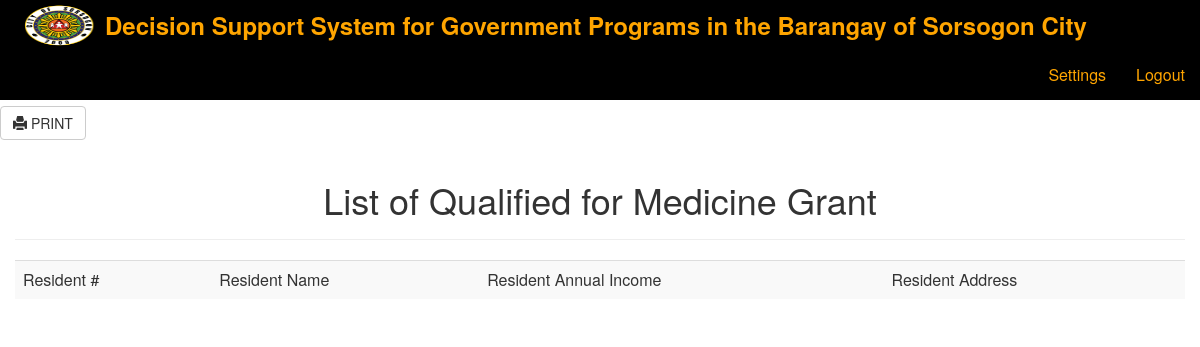
/list_medicine_grant.php (signed in), run on an earlier commit of the app's database.
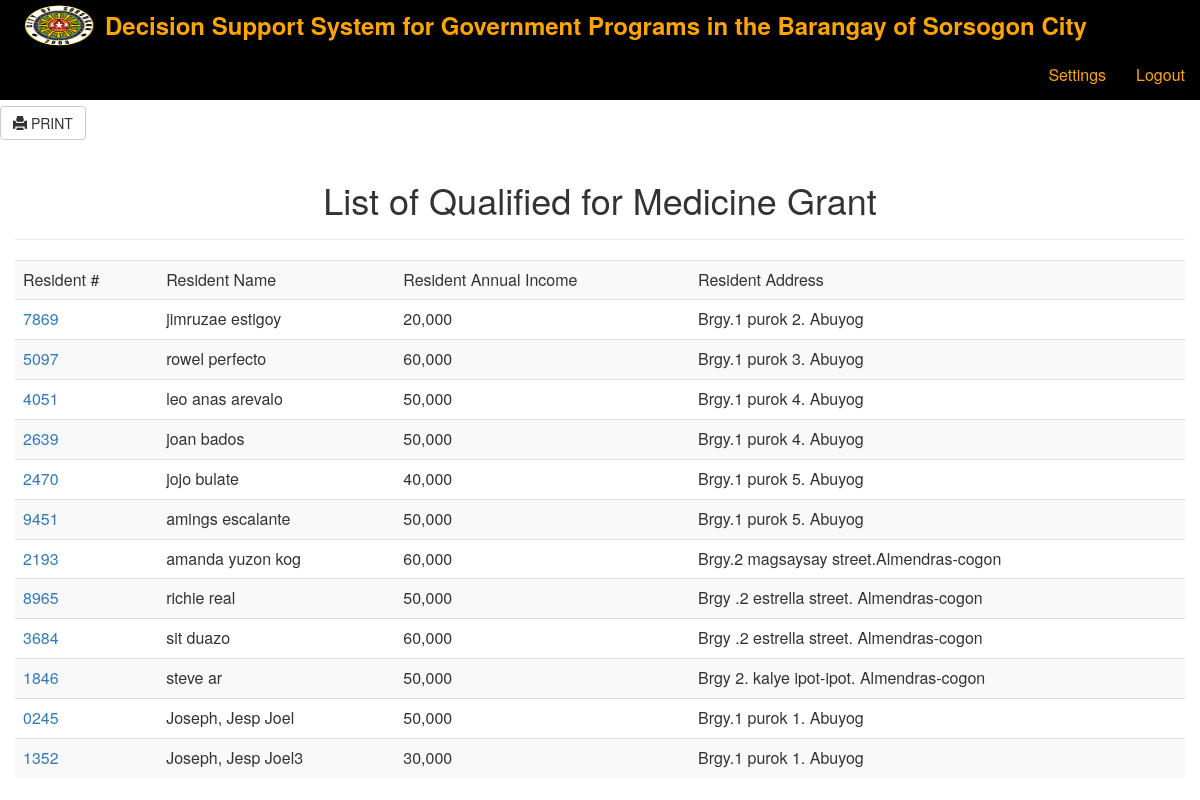
And on a later commit of the database.
### tables this page shows
CREATE TABLE IF NOT EXISTS `residents` (
`id` int(11) NOT NULL,
  `resident_id` varchar(255) NOT NULL,
  `resident_name` varchar(255) NOT NULL,
  `address` text NOT NULL,
  `gender` varchar(255) NOT NULL,
  `birthday` date NOT NULL,
  `spouse_name` varchar(250) NOT NULL,
  `annual_income` decimal(10,2) NOT NULL,
  `occupation` text NOT NULL,
  `spoccupation` text NOT NULL,
  `educational_attained` text NOT NULL,
  `speducational_attained` text NOT NULL
);

CREATE TABLE IF NOT EXISTS `barangay` (
`id` int(11) NOT NULL,
  `barangay` varchar(50) NOT NULL,
  `code` int(11) NOT NULL
);

### core/database.php (called while the page is built, shortened)
<?php
 class Database
 {
      public $connect;
      private $host = "localhost";
      private $username = 'root';
      private $password = '123456';
      private  $database = 'db_monitoring';
      public function database_connect()
      {
           $this->connect = mysqli_connect($this->host, $this->username, $this->password, $this->database);
      }
      public function execute_query($query)
      {
           return mysqli_query($this->connect, $query);
      }
 }
 ?>

### list_medicine_grant.php (the view)
<?php include 'includes/header.php';?>
    <div class="container-fluid">
        <div class="row">
        	<ol class="breadcrumb">
			  <li><a href="index.php">Home</a></li>
			  <li><a href="reports.php">Reports</a></li>
			  <li class="active">Medicine Grant</li>
			</ol>
			<div class="btn-group">
					<button class="btn btn-default" id='print' onclick="printContent('div1')"><span class="glyphicon glyphicon-print" aria-hidden="true"></span> PRINT</button>
				</div>
				<div id='div1'>
					<div class="col-md-12">
					<div class="page-header">
											<h1 class="text-center">List of Qualified for Medicine Grant</h1>
						</div>
						<table class="table table-striped">
							<tr>
								<td>Resident #</td>
								<td>Resident Name</td>
								<td>Resident Annual Income</td>
								<td>Resident Address</td>
							</tr>
							<?php
							$query = "SELECT * FROM grant_table";
								  		$result = $object->execute_query($query);
								           while($row = mysqli_fetch_object($result)) {
												$grantAnnualIncome=$row->annual_income;
								$query1 = "SELECT * FROM residents rs JOIN barangay brgy ON rs.address = brgy.id WHERE annual_income <= '$grantAnnualIncome' ";
								$result1 = $object->execute_query($query1);
								  while($row = mysqli_fetch_object($result1)) {
						           		echo "<tr>
												<td><a href='viewResident.php?id=".$row->resident_id."'>".$row->resident_id."</a></td>
												<td>".$row->resident_name."</td>
												<td>".number_format($row->annual_income)."</td>
												<td>".$row->barangay."</td>
						           			</tr>";
						           }
						       }
							 ?>
						</table>
					</div>
				</div>
	    </div>
	</div>
<?php
include 'includes/footer.php';
?>

What changed in the data, as far as the page shows it:
now on this page (row edited): residents: resident "7869", resident_name "jimruzae estigoy", annual_income "20,000", barangay.barangay "Brgy.1 purok 2. Abuyog"
now on this page (row edited): residents: resident "5097", resident_name "rowel perfecto", annual_income "60,000", barangay.barangay "Brgy.1 purok 3. Abuyog"
now on this page (row edited): residents: resident "4051", resident_name "leo anas arevalo", annual_income "50,000", barangay.barangay "Brgy.1 purok 4. Abuyog"
now on this page (row edited): residents: resident "2639", resident_name "joan bados", annual_income "50,000", barangay.barangay "Brgy.1 purok 4. Abuyog"
now on this page (row edited): residents: resident "2470", resident_name "jojo bulate", annual_income "40,000", barangay.barangay "Brgy.1 purok 5. Abuyog"
now on this page (row edited): residents: resident "9451", resident_name "amings escalante", annual_income "50,000", barangay.barangay "Brgy.1 purok 5. Abuyog"
now on this page (row edited): residents: resident "2193", resident_name "amanda yuzon kog", annual_income "60,000", barangay.barangay "Brgy.2 magsaysay street.Almendras-cogon"
now on this page (row edited): residents: resident "8965", resident_name "richie real", annual_income "50,000", barangay.barangay "Brgy .2 estrella street. Almendras-cogon"
now on this page (row edited): residents: resident "3684", resident_name "sit duazo", annual_income "60,000", barangay.barangay "Brgy .2 estrella street. Almendras-cogon"
now on this page (row edited): residents: resident "1846", resident_name "steve ar", annual_income "50,000", barangay.barangay "Brgy 2. kalye ipot-ipot. Almendras-cogon"
added residents: resident "0245", resident_name "Joseph, Jesp Joel", annual_income "50,000", barangay.barangay "Brgy.1 purok 1. Abuyog"
added residents: resident "1352", resident_name "Joseph, Jesp Joel3", annual_income "30,000", barangay.barangay "Brgy.1 purok 1. Abuyog"
